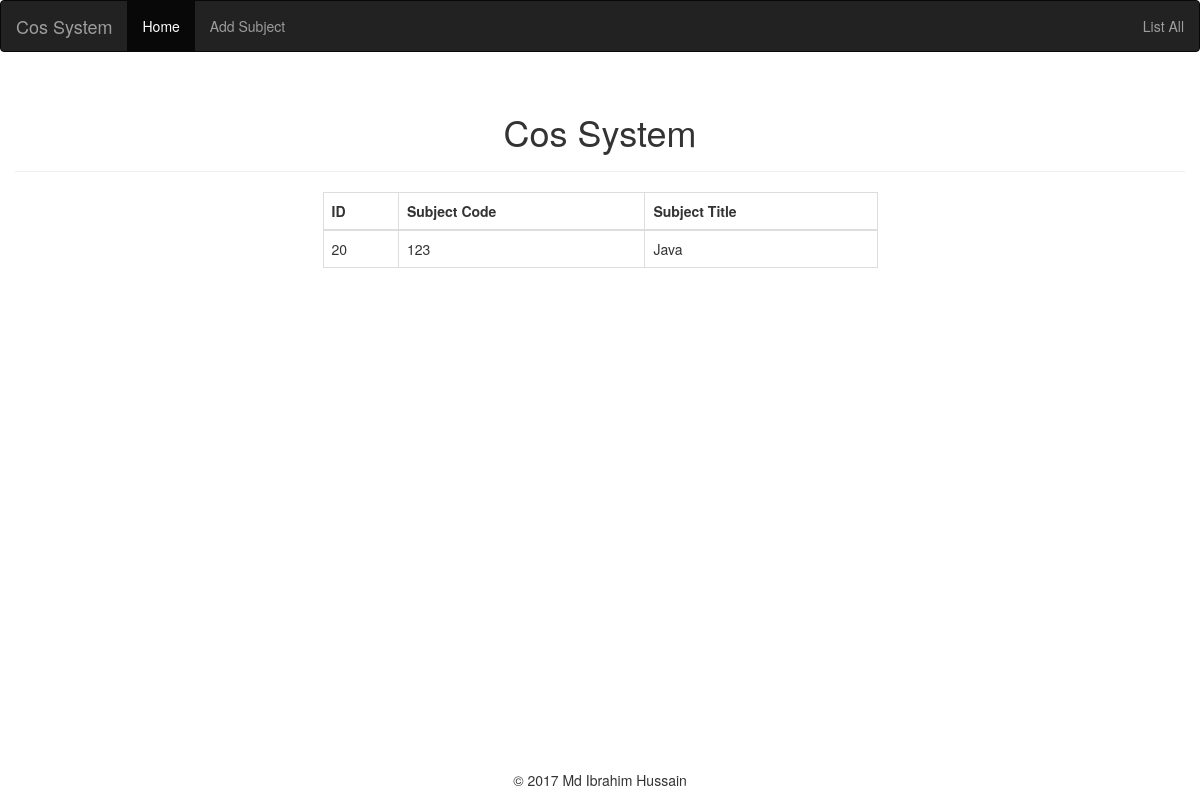
/course/show.php?id=20, run on the app's committed database.
### tables this page shows
CREATE TABLE `courses` (
  `id` int(11) NOT NULL,
  `subject_code` int(11) NOT NULL,
  `subject_title` varchar(255) NOT NULL,
  `created_at` datetime NOT NULL,
  `modified_at` datetime NOT NULL
);

### course/show.php (the view, shortened to what this page needs)
<?php
$db = new PDO('mysql:host=localhost;dbname=ibrahim;charset=utf8mb4', 'root', '');
$query = "SELECT * FROM `courses` WHERE id = ".$_GET['id'];
$stmt = $db->query($query);
$course = $stmt->fetch(PDO::FETCH_ASSOC);
?>
<!DOCTYPE html>
<html lang="en">
<head>
	<link rel="stylesheet" href="https://maxcdn.bootstrapcdn.com/bootstrap/3.3.7/css/bootstrap.min.css">
    <link href="../asset/css/bootstrap.min.css" rel="stylesheet">
</head>
<body>
<nav class="navbar navbar-inverse">
  <div class="container-fluid">
    <div class="navbar-header">
      <a class="navbar-brand" href="#">Cos System</a>
    </div>
    <ul class="nav navbar-nav">
      <li class="active"><a href="#">Home</a></li>
      <li><a href="create.php">Add Subject</a></li>
    </ul>
	 <ul class="nav navbar-nav navbar-right">
      <li><a href="index.php">List All</a></li>
    </ul>
  </div>
</nav>
<div class="container">
    <div class="row">
	<div class = "page-header">
		<h1 class="text-center">
			Cos System
		</h1>
	</div>
        <div class="col-md-offset-3 col-md-6">
		<table class="table table-bordered">
                <thead>
                    <tr>
                        <th>ID</th>
                        <th>Subject Code</th>
                        <th>Subject Title</th>
                    </tr>
                </thead>
				<tbody>
				<tr>
				<td><?=$course['id'];?></td>
				<td><?=$course['subject_code'];?></td>
				<td><?=$course['subject_title'];?></td>
				</tr>
				</tbody>
		</table>
        </div>
    </div>
</div>
<footer align="center">
	<p>&copy; 2017 Md Ibrahim Hussain</p>
</footer>

### course/show.php (style rules this page uses)
footer { background-color: #FFF; position:fixed; bottom: 0px; width: 100%; text-align: center; }

### data on the page
courses: id "20", subject_code "123", subject_title "Java"
